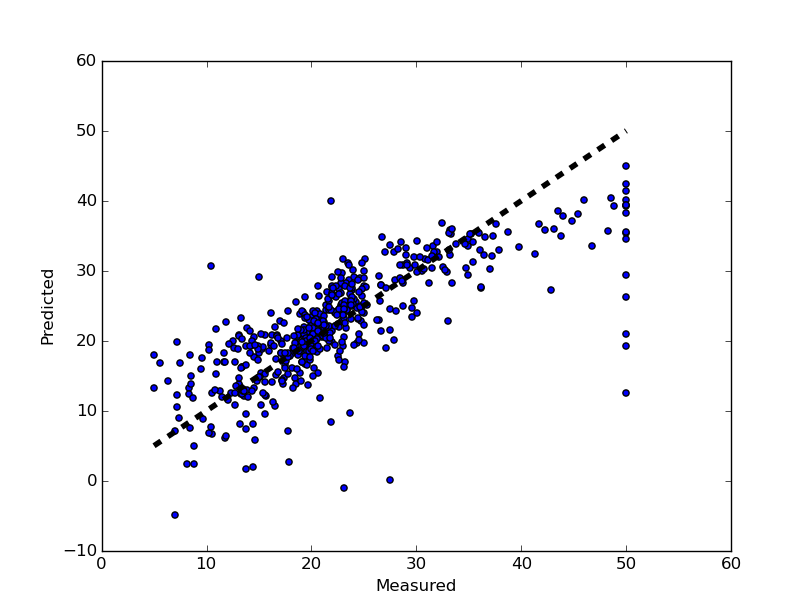

Write Python code to recreate this figure.
from sklearn import datasets
from sklearn.cross_validation import cross_val_predict
from sklearn import linear_model
import matplotlib.pyplot as plt

lr = linear_model.LinearRegression()
boston = datasets.load_boston()
y = boston.target

# cross_val_predict returns an array of the same size as `y` where each entry
# is a prediction obtained by cross validated:
predicted = cross_val_predict(lr, boston.data, y, cv=10)

fig, ax = plt.subplots()
ax.scatter(y, predicted)
ax.plot([y.min(), y.max()], [y.min(), y.max()], 'k--', lw=4)
ax.set_xlabel('Measured')
ax.set_ylabel('Predicted')
plt.show()
